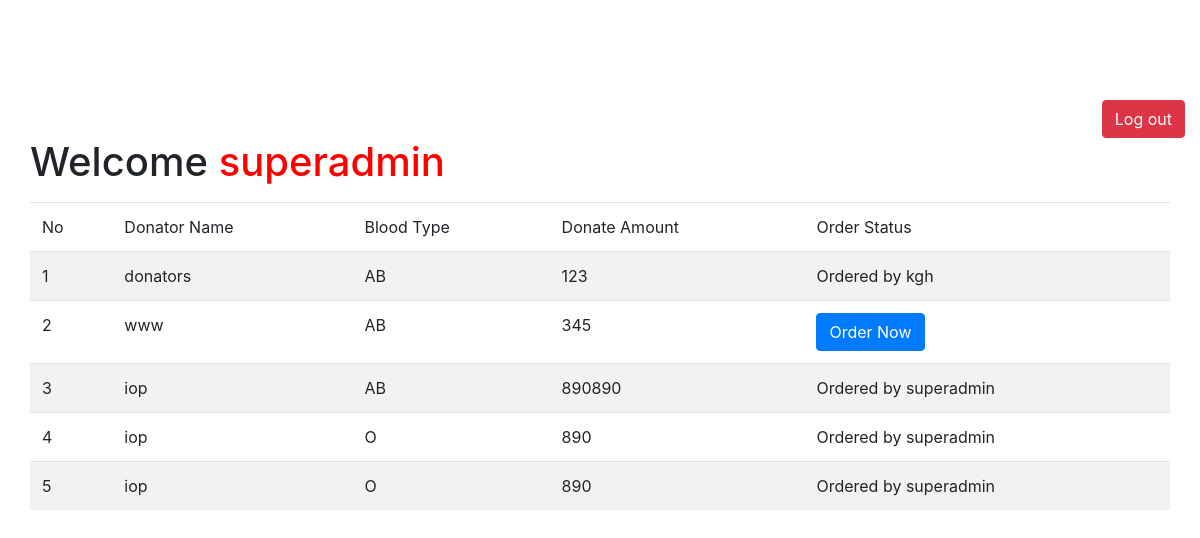
Screenshot of / (signed in) with the database file from the repository.
### core/models.py (models this page shows)
class DonatorInfo(models.Model):
    donator = models.ForeignKey(UserType, on_delete=models.CASCADE, null=True)
    blood_group = models.CharField(max_length=2, default='')
    information = models.TextField()
    donate_amount = models.CharField(max_length=10, default='')

class UserType(models.Model):
    user = models.ForeignKey(User, on_delete=models.CASCADE, null=True)
    typeName = models.CharField(default='receiver', max_length=50)

class Order(models.Model):
    donator = models.ForeignKey(
        DonatorInfo, on_delete=models.CASCADE, null=True)
    patient = models.ForeignKey(User, on_delete=models.CASCADE, null=True)

### core/views.py (the view)
# urls.py: path('', index, name="index"),
@login_required(login_url="/login")
def index(request):
    context = {}
    user = UserType.objects.get(user=request.user)
    if user.typeName == 'donator':
        if(request.method == 'POST'):
            donator_info = DonatorInfoForm(request.POST)
            print(donator_info.is_valid())
            if donator_info.is_valid():
                donators = donator_info.save()
                donators.donator = user
                donators.save(0)
                donatorinfo = DonatorInfo.objects.filter(donator=user).exists()
                return render(request, 'index.html', {"donatorinfo": donatorinfo})
        donatorinfo = DonatorInfo.objects.filter(donator=user).exists()
        context['donatorinfo'] = donatorinfo
        if donatorinfo:
            donators = DonatorInfo.objects.filter(donator=user)[0]
            context['donator'] = donators
        return render(request, 'index.html', context)
    else:
        all_donator = DonatorInfo.objects.all()
        for donate in all_donator:
            order = donate.order_set.all()
            if(order.count() > 0):
                donate.order = order[0]
            else:
                donate.order = False
        context['all_donator'] = all_donator
        return render(request, 'patientIndex.html', context)

### templates/patientIndex.html (shortened to what this page needs)
{% load static %}
<!doctype html>
<html lang="en">
<head>
    <link rel="stylesheet" href="https://maxcdn.bootstrapcdn.com/bootstrap/4.0.0/css/bootstrap.min.css"
>
    <link rel="stylesheet" href="{% static 'style.css' %}">
</head>
<body>
    <div class="col-12 text-right">
        <a href="/logout" class="btn btn-danger ml-auto">Log out </a>
    </div>
    <div class="container">
        <div class="row">
            <h1> Welcome <label style="color:red">{{request.user.first_name}}</label> </h1>
            <table class="table table-striped">
                <thead>
                    <tr>
                        <td scope="col">No</td>
                        <td scope="col">Donator Name</td>
                        <td scope="col">Blood Type</td>
                        <td scope="col">Donate Amount</td>
                        <td scope="col">Order Status</td>
                    </tr>
                </thead>
                <tbody>
                    {% for donator in all_donator %}
                    <tr>
                        <td scope="row">{{forloop.counter}}</td>
                        <td>{{donator.donator.user.first_name}}</td>
                        <td>{{donator.blood_group}}</td>
                        <td>{{donator.donate_amount}}</td>
                        <td>
                            {% if donator.order %}
                            Ordered by {{donator.order.patient.first_name}}
                            {% else %}
                            <a href="/order/{{request.user.id}}/{{donator.id}}/" class="btn btn-primary">Order Now</a>
                            {% endif %}
                        </td>
                    </tr>
                    {% endfor %}
                </tbody>
            </table>
        </div>
    </div>
</body>
</html>

### static/style.css (style rules this page uses)
body { margin-top: 100px; }

### rows the page displays
DonatorInfo: donator.user.first_name "donators", blood_group "AB", donate_amount "123", order.patient.first_name "kgh"
DonatorInfo: donator.user.first_name "www", blood_group "AB", donate_amount "345"
DonatorInfo: donator.user.first_name "iop", blood_group "AB", donate_amount "890890", order.patient.first_name "superadmin"
DonatorInfo: donator.user.first_name "iop", blood_group "O", donate_amount "890", order.patient.first_name "superadmin"
DonatorInfo: donator.user.first_name "iop", blood_group "O", donate_amount "890", order.patient.first_name "superadmin"

### other values shown
{{ request.user.first_name }} "superadmin"
